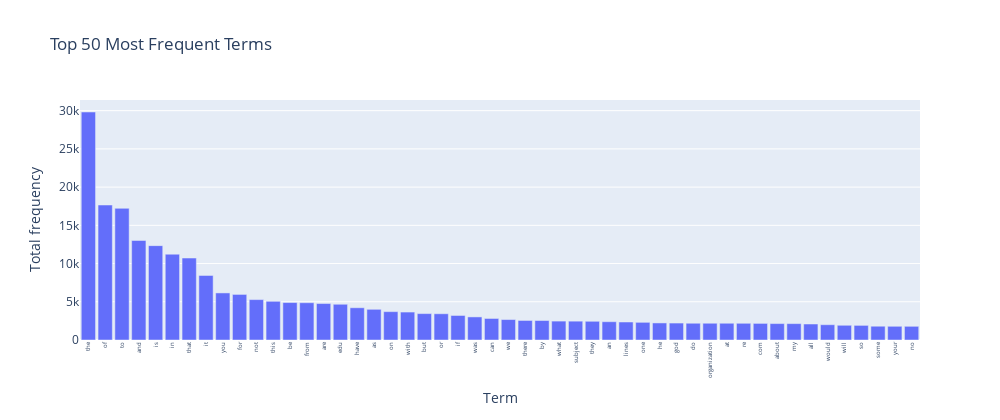

Notebook code cell kept with this figure:
### Markdown cell above
# Exercise 14

### Code cell
# Answer here
# Get sorted indices in descending order of frequency
top_idx = np.argsort(term_frequencies)[::-1][:300]

# Get top terms and their frequencies
top_terms = count_vect.get_feature_names_out()[top_idx]
top_freqs = term_frequencies[top_idx]

df_top_50 = pd.DataFrame({"Term": top_terms[:50], "Total frequency": top_freqs[:50]})

g = px.bar(
    df_top_50,
    x="Term",
    y="Total frequency",
    title="Top 50 Most Frequent Terms"
)
g.update_layout(xaxis_tickangle=-90, bargap=0.15, height=420, width=1000, xaxis_tickfont=dict(size=6))
#g.update_xaxes(tickmode='array', tickvals=list(range(0, 300, 10)), ticktext=count_vect.get_feature_names_out()[:300][::10])
g.show()

### Figure 1 — Plotly figure (JSON) as saved in the notebook; plotly's stock layout.template omitted (floating-point values rounded to 4 significant figures)
{"data": [{"hovertemplate": "Term=%{x}<br>Total frequency=%{y}<extra></extra>", "legendgroup": "", "marker": {"color": "#636efa", "pattern": {"shape": ""}}, "name": "", "orientation": "v", "showlegend": false, "textposition": "auto", "type": "bar", "x": ["the", "of", "to", "and", "is", "in", "that", "it", "you", "for", "not", "this", "be", "from", "are", "edu", "have", "as", "on", "with", "but", "or", "if", "was", "can", "we", "there", "by", "what", "subject", "they", "an", "lines", "one", "he", "god", "do", "organization", "at", "re", "com", "about", "my", "all", "would", "will", "so", "some", "your", "no"], "xaxis": "x", "y": [29825, 17660, 17222, 13017, 12343, 11226, 10723, 8447, 6157, 5962, 5285, 5063, 4898, 4877, 4769, 4675, 4218, 4015, 3709, 3655, 3453, 3432, 3208, 3020, 2818, 2674, 2556, 2548, 2472, 2464, 2448, 2393, 2353, 2312, 2232, 2216, 2193, 2192, 2191, 2186, 2172, 2148, 2143, 2093, 2000, 1925, 1912, 1802, 1793, 1791], "yaxis": "y"}], "layout": {"bargap": 0.15, "barmode": "relative", "height": 420, "legend": {"tracegroupgap": 0}, "title": {"text": "Top 50 Most Frequent Terms"}, "width": 1000, "xaxis": {"anchor": "y", "domain": [0, 1], "tickangle": -90, "tickfont": {"size": 6}, "title": {"text": "Term"}}, "yaxis": {"anchor": "x", "domain": [0, 1], "title": {"text": "Total frequency"}}}}
